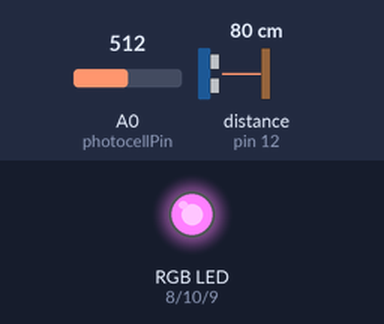
Recording of a sketch running on a simulated Arduino Uno, built with avr-gcc and run on an emulated ATmega328P. Parts: an RGB LED mixed from three pins (HIGH = lit). Wiring (inferred from the names in the program): ultrasonic range finder: trigger pin 11; echo pin 12. Inputs (shaded band) come from the test bench; at power-on: distance to the obstacle (sensor on pin 12) 80 cm, A0 (photocellPin) = 512. The echo pulse lasts 58.3 µs per cm; pins used as bus, display or sensor lines are not drawn; what the sketch prints to the serial monitor is not drawn.

Above: at 1.8 s.
1.9 s: distance to the obstacle (sensor on pin 12) set to 132 cm
3.4 s: distance to the obstacle (sensor on pin 12) set to 138 cm
At 5.0 s:
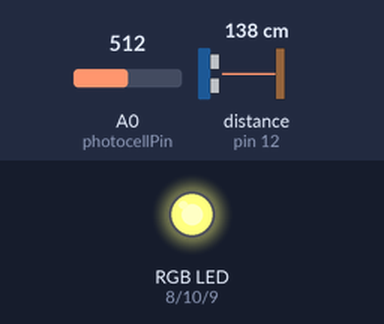
5.5 s: A0 (photocellPin) set to 0
At 7.2 s:
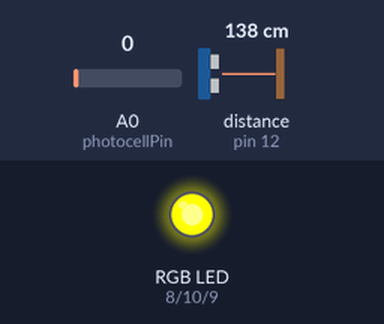
7.5 s: distance to the obstacle (sensor on pin 12) set to 263 cm
9.2 s: distance to the obstacle (sensor on pin 12) set to 272 cm
At 11.2 s:
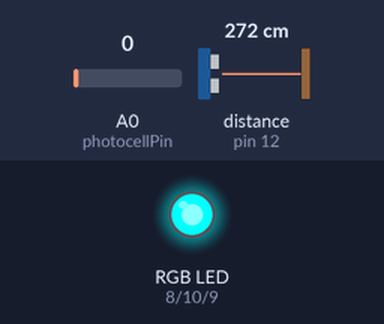
11.6 s: A0 (photocellPin) set to 659
13.3 s: A0 (photocellPin) set to 691
At 15.6 s:
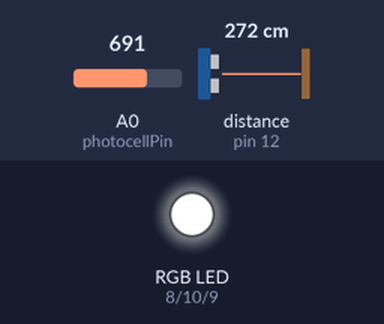
Timing chart, 0 to 16.6 s (numbered marks = the images above; inputs shaded):
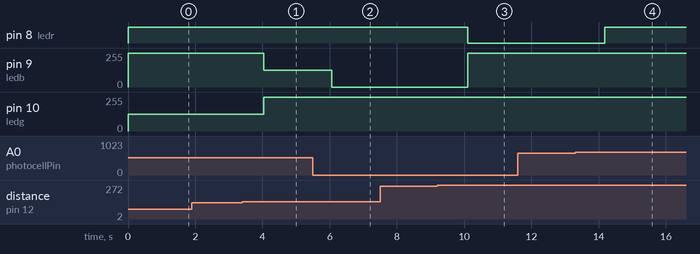

Measured:
- the behaviour switches between 135 and 136 cm on distance to the obstacle (sensor on pin 12) (found by bisection; images 0 and 1)
- the behaviour switches between 267 and 268 cm on distance to the obstacle (sensor on pin 12) (found by bisection; images 2 and 3)
- the behaviour switches between 673 and 674 on A0 (photocellPin) (found by bisection; images 3 and 4)
- after the input at 1.9 s, every drawn part: stays the same
- after the input at 3.4 s, pin 9 (ledb): 255/255 → 127/255 after 0.64 s; pin 10 (ledg): 127/255 → 255/255 after 0.64 s
- after the input at 5.5 s, pin 9 (ledb): 127/255 → 0/255 after 0.56 s
- after the input at 7.5 s, every drawn part: stays the same
- after the input at 9.2 s, pin 8 (ledr): HIGH → LOW after 0.91 s; pin 9 (ledb): 0/255 → 255/255 after 0.91 s
- after the input at 11.6 s, every drawn part: stays the same
- after the input at 13.3 s, pin 8 (ledr): LOW → HIGH after 0.88 s

The sketch:

sketch_part2.ino
```cpp
//citation: https://www.instructables.com/id/Simple-Arduino-and-HC-SR04-Example/

#define trigPin 11
#define echoPin 12
#define ledg 10
#define ledb 9
#define ledr 8

int photocellPin = A0;     // the cell and 10K pulldown are connected to a0
int photocellReading;     // the analog reading from the sensor divider
//int LEDpin = 5;          // connect Red LED to pin 5 (PWM pin)
int LEDbrightness;
void setup() {
  Serial.begin (9600);
  pinMode(trigPin, OUTPUT);
  pinMode(echoPin, INPUT);
  pinMode(ledg, OUTPUT);
  pinMode(ledb, OUTPUT);
  pinMode(ledr, OUTPUT);
}

void loop() {
  long duration, distance;
  digitalWrite(trigPin, LOW);  // Added this line
  delayMicroseconds(2); // Added this line
  digitalWrite(trigPin, HIGH);
  delayMicroseconds(10); // Added this line
  digitalWrite(trigPin, LOW);
  duration = pulseIn(echoPin, HIGH);
  distance = (duration/2) / 29.1;
    Serial.print(distance);
    Serial.println(" cm");

  double LEDbrightness = (distance-2)/398.0*255; //map 2cm-400cm to 0-255

  if (LEDbrightness < 85) {  // This is where the LED On/Off happens
  digitalWrite(ledb,HIGH);
    digitalWrite(ledr,HIGH);
    set_brightness(ledg);
    //digitalWrite(ledr,LOW);

}
  else if (LEDbrightness>=85 && LEDbrightness<170){
    digitalWrite( ledg,HIGH);
        set_brightness(ledb);

       digitalWrite(ledr,HIGH);

  }else{
    //Serial.print("RED");
    digitalWrite(ledg,HIGH);
    digitalWrite(ledb,HIGH);
     set_brightness(ledr);

  }

  delay(1000);
}

void set_brightness(int LEDpin){
  photocellReading = analogRead(photocellPin);

  //now we have to map 0-1023 to 0-255 since thats the range analogWrite uses
  LEDbrightness = map(photocellReading, 0, 1023, 0, 255);
  if (LEDpin==ledr){
    Serial.print(LEDbrightness);
    if (LEDbrightness>=40) LEDbrightness -= 40;
  }
  analogWrite(LEDpin, LEDbrightness);
}
```
